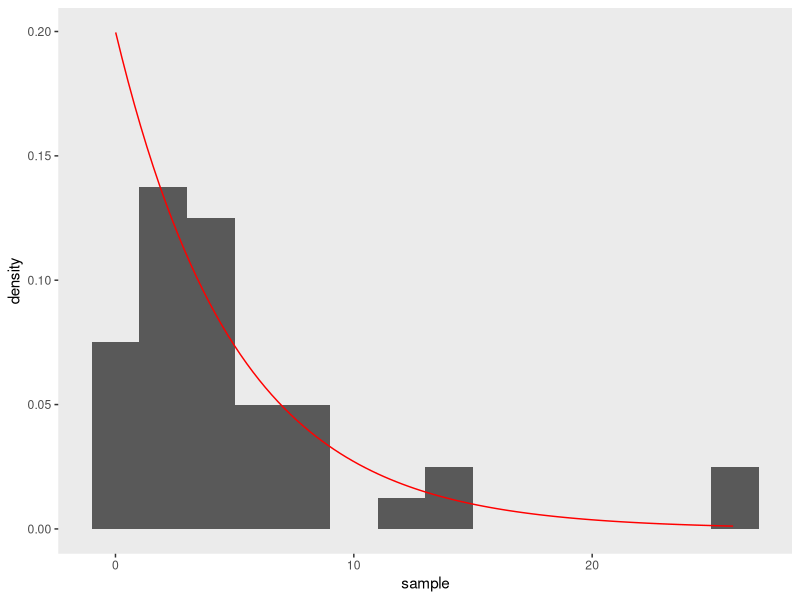

Source code (R):
## ---- chunk 1
library(dplyr)
library(ggplot2)
## ---- chunk 2
exp_means<-sapply(1:5000, function(i) mean(rexp(40,0.2)))
## ---- chunk 3
sample<-rexp(40,0.2)
x=seq(min(sample),max(sample),length.out=100)
p<-ggplot(as.data.frame(sample), aes(x=sample, y=..density..)) + 
  geom_histogram(binwidth=2)
p + geom_line(data=data.frame(x=x, y=dexp(x,0.2)), aes(x=x, y=y), color="red") +
  theme(panel.grid.major=element_blank(), panel.grid.minor=element_blank())
